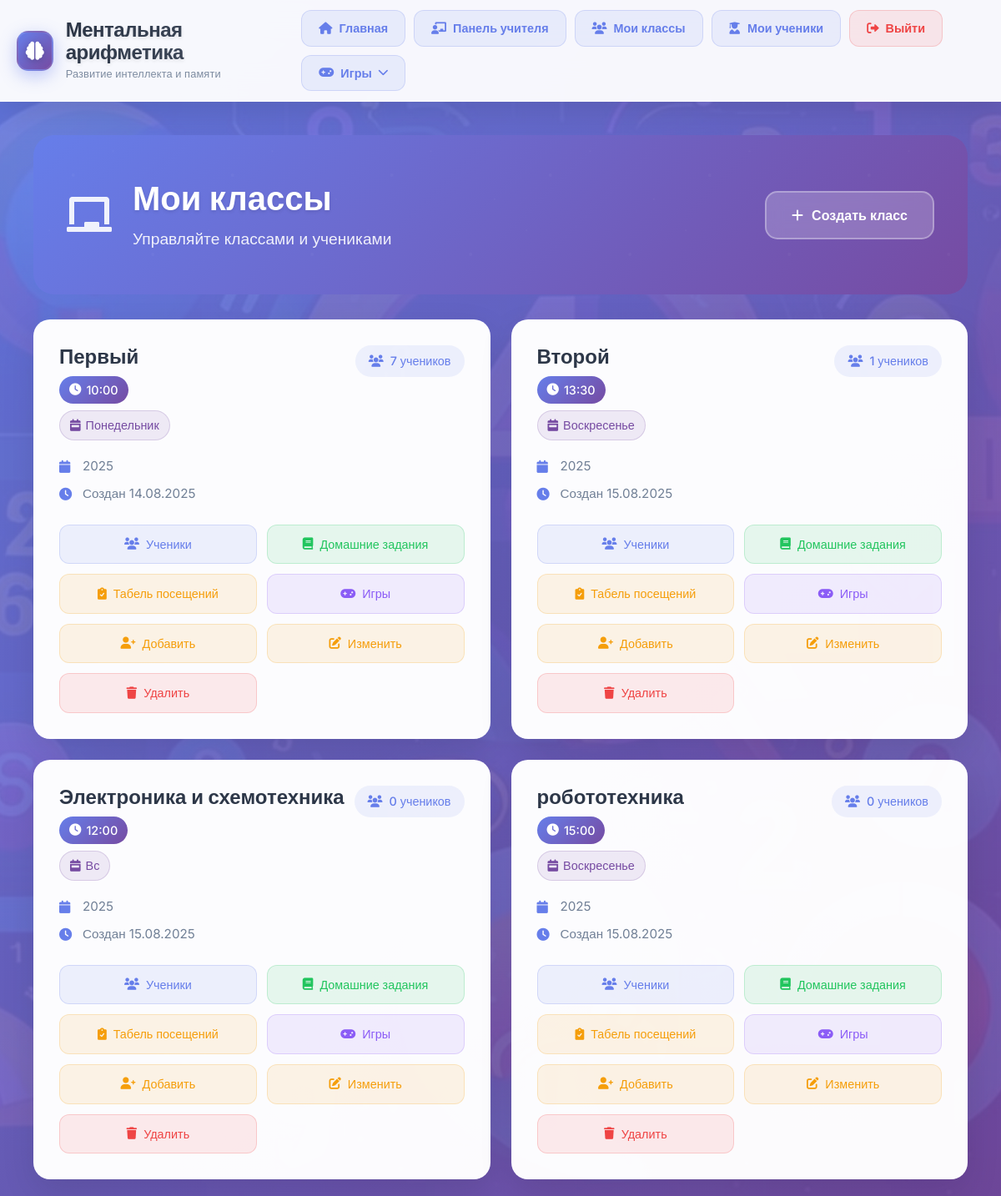
The page /teacher/classes/ (signed in) on the database its author committed.
### mental_app/models.py (models this page shows, shortened)
class Class(models.Model):
    name = models.CharField(max_length=100, verbose_name='Название класса', help_text='Например: "А", "Б", "В", "1А", "2Б", "Математический", "Гуманитарный"')
    teacher = models.ForeignKey(TeacherProfile, on_delete=models.CASCADE, related_name='classes', verbose_name='Учитель')
    time = models.TimeField(verbose_name='Время занятий', help_text='Время начала занятий')
    days = models.CharField(max_length=100, verbose_name='Дни занятий', help_text='Например: "Пн, Ср, Пт" или "Вторник, Четверг"')
    academic_year = models.CharField(max_length=20, verbose_name='Учебный год', help_text='Например: 2024-2025, 2024/2025, 2024')
    created_at = models.DateTimeField(auto_now_add=True)
    class Meta:
        verbose_name = 'Класс'
        verbose_name_plural = 'Классы'
        unique_together = ['name', 'teacher', 'academic_year']

### mental_app/views.py (the view)
# urls.py: path('teacher/classes/', views.class_list, name='class_list'),
@login_required
def class_list(request):
    try:
        teacher_profile = request.user.teacher_profile
        if teacher_profile.status != 'approved':
            return HttpResponseForbidden('Доступ запрещен')
        classes = Class.objects.filter(teacher=teacher_profile)
        return render(request, 'class_list.html', {'classes': classes})
    except TeacherProfile.DoesNotExist:
        return HttpResponseForbidden('Доступ запрещен')

### templates/class_list.html (shortened to what this page needs)
{% extends 'base.html' %}
{% block content %}
<div class="classes-container">
    <div class="page-header">
        <div class="header-content">
            <div class="header-icon">
                <i class="fas fa-chalkboard"></i>
            </div>
            <div class="header-text">
                <h1>Мои классы</h1>
                <p>Управляйте классами и учениками</p>
            </div>
        </div>
        <div class="header-actions">
            <a href="{% url 'class_create' %}" class="create-class-btn">
                <i class="fas fa-plus"></i> Создать класс
            </a>
        </div>
    </div>
    <div class="classes-content">
        {% if classes %}
            <div class="classes-grid">
                {% for class in classes %}
                <div class="class-card">
                    <div class="class-header">
                        <div class="class-title">
                            <h3>{{ class.name }}</h3>
                            <div class="class-schedule">
                                <span class="class-time">
                                    <i class="fas fa-clock"></i>
                                    {{ class.time|time:"H:i" }}
                                </span>
                                <span class="class-days">
                                    <i class="fas fa-calendar-week"></i>
                                    {{ class.days }}
                                </span>
                            </div>
                        </div>
                        <div class="class-stats">
                            <span class="students-count">
                                <i class="fas fa-users"></i>
                                {{ class.students.count }} учеников
                            </span>
                        </div>
                    </div>
                    <div class="class-info">
                        <div class="info-row">
                            <i class="fas fa-calendar"></i>
                            <span>{{ class.academic_year }}</span>
                        </div>
                        <div class="info-row">
                            <i class="fas fa-clock"></i>
                            <span>Создан {{ class.created_at|date:"d.m.Y" }}</span>
                        </div>
                    </div>
                    <div class="class-actions">
                        <a href="{% url 'students_list_by_class' class.id %}"
                           class="action-btn view-btn"
                           title="Просмотр учеников">
                            <i class="fas fa-users"></i>
                            <span>Ученики</span>
                        </a>
                        <a href="{% url 'homework_list' class.id %}"
                           class="action-btn add-btn"
                           title="Домашние задания">
                            <i class="fas fa-book"></i>
                            <span>Домашние задания</span>
                        </a>
                                <a href="{% url 'attendance_list' class.id %}"
           class="action-btn edit-btn"
           title="Табель посещений">
            <i class="fas fa-clipboard-check"></i>
            <span>Табель посещений</span>
        </a>
        <a href="{% url 'configure_class_games' class.id %}"
           class="action-btn game-btn"
           title="Настройка игр">
            <i class="fas fa-gamepad"></i>
            <span>Игры</span>
        </a>
                        <a href="{% url 'student_create_in_class' class.id %}"
                           class="action-btn edit-btn"
                           title="Добавить ученика">
                            <i class="fas fa-user-plus"></i>
                            <span>Добавить</span>
                        </a>
                        <a href="{% url 'class_edit' class.id %}"
                           class="action-btn edit-btn"
                           title="Редактировать класс">
                            <i class="fas fa-edit"></i>
                            <span>Изменить</span>
                        </a>
                        <button type="button"
                                class="action-btn delete-btn"
                                title="Удалить класс"
                                onclick="confirmDelete('{{ class.name }}', '{% url 'class_delete' class.id %}')">
                            <i class="fas fa-trash"></i>
                            <span>Удалить</span>
                        </button>
                    </div>
                </div>
                {% endfor %}
            </div>
        {% endif %}
    </div>
</div>
{% endblock %}

### static/styles.css (style rules this page uses)
:root { --primary-color: #667eea; --primary-gradient: linear-gradient(135deg, #667eea 0%, #764ba2 100%); --secondary-color: #6c757d; --info-color: #17a2b8; --success-color: #28a745; --warning-color: #ffc107; --danger-color: #dc3545; --text-primary: #2d3748; --text-secondary: #4a5568; --text-muted: #718096; --bg-white: rgba(255, 255, 255, 0.95); --border-radius: 12px; --box-shadow: 0 8px 32px rgba(0, 0, 0, 0.1); --transition: all 0.3s ease; }

### templates/base.html (style rules this page uses)
body { margin: 0; font-family: 'Inter', sans-serif; color: #333; background: linear-gradient(135deg, #667eea 0%, #764ba2 100%); min-height: 100vh; position: relative; overflow-x: hidden; width: 100%; max-width: 100vw; }
html { overflow-x: hidden; width: 100%; max-width: 100vw; }
body::before { content: ''; position: fixed; top: 0; left: 0; width: 100%; height: 100%; background: url('/static/фон.jpg') no-repeat center center; background-size: cover; opacity: 0.08; z-index: -1; }
.header-content { display: flex; align-items: center; justify-content: space-between; padding: 12px 0; overflow: visible; }
* { box-sizing: border-box; max-width: 100%; }
html { scrollbar-width: none; }
body { -ms-overflow-style: none; }

### rows shown on the page
Class: name "Первый", time "10:00", days "Понедельник", students.count "7", academic_year "2025", created_at "14.08.2025"
Class: name "Второй", time "13:30", days "Воскресенье", students.count "1", academic_year "2025", created_at "15.08.2025"
Class: name "Электроника и схемотехника", time "12:00", days "Вс", students.count "0", academic_year "2025", created_at "15.08.2025"
Class: name "робототехника", time "15:00", days "Воскресенье", students.count "0", academic_year "2025", created_at "15.08.2025"
